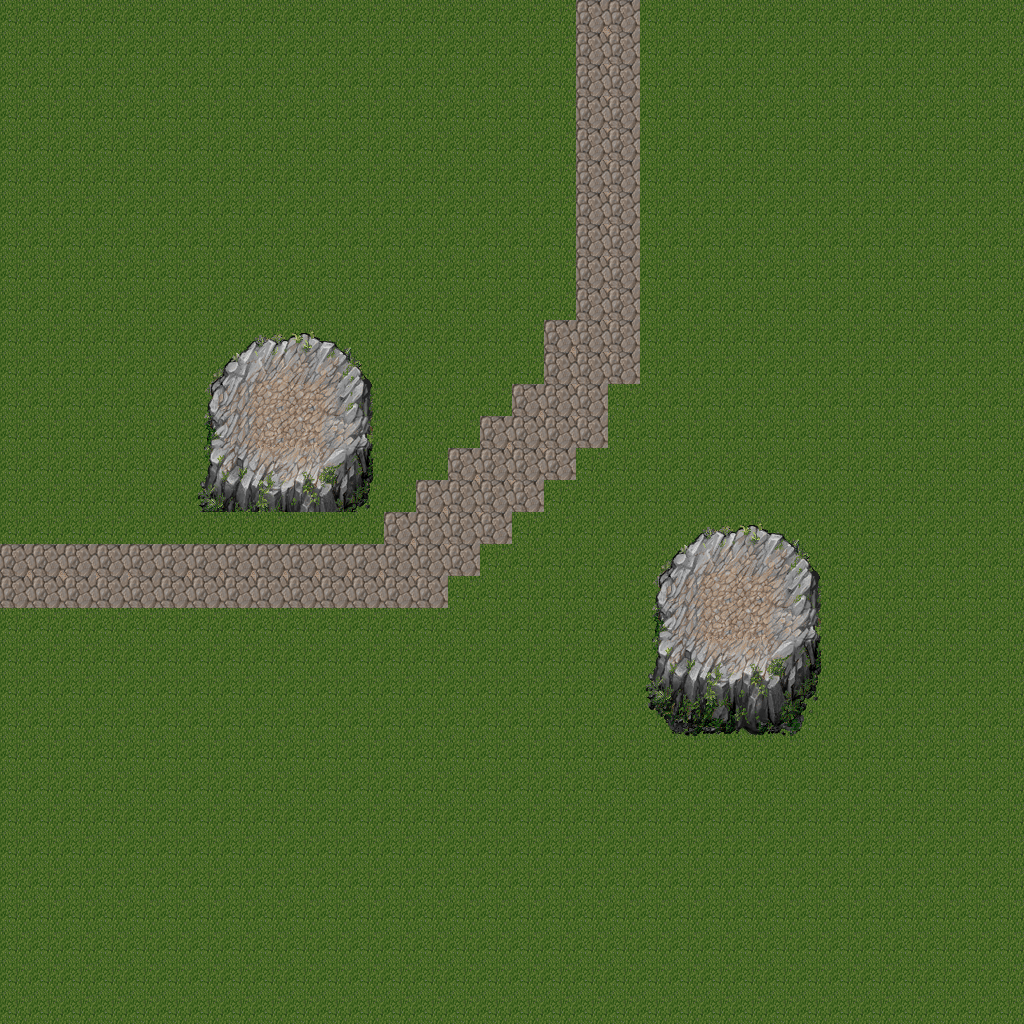

Rendered tile map (Tiled .tmx) drawn with the repository's tilesets; below, a short description and the map source with its tile grids summarised:
An orthogonal 32x32 tile map with 32x32 px tiles, 2 tile layers (Tile Layer 1, props).

<map version="1.0" orientation="orthogonal" renderorder="right-down" width="32" height="32" tilewidth="32" tileheight="32" nextobjectid="1">
 <tileset firstgid="1" name="tileset" tilewidth="32" tileheight="32">
  <image source="testTile.png" width="512" height="512" />
  <tile id="78">
   <properties>
    <property name="type" value="grass" />
   </properties>
  </tile>
  <tile id="183">
   <properties>
    <property name="type" value="road" />
   </properties>
  </tile>
  <tile id="184">
   <properties>
    <property name="type" value="road" />
   </properties>
  </tile>
  <tile id="199">
   <properties>
    <property name="type" value="road" />
   </properties>
  </tile>
  <tile id="200">
   <properties>
    <property name="type" value="road" />
   </properties>
  </tile>
 </tileset>
 <layer name="Tile Layer 1" width="32" height="32">
  <data>[1024 cells, 1024 non-empty, 5 distinct tile ids]</data>
 </layer>
 <layer name="props" width="32" height="32">
  <data>[1024 cells, 80 non-empty, 42 distinct tile ids]</data>
 </layer>
</map>
